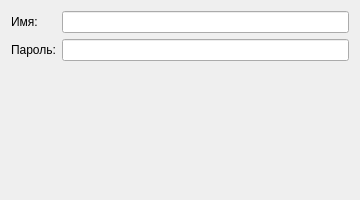
<?xml version="1.0" encoding="UTF-8"?>
<ui version="4.0"><class>Dialog</class><widget class="QDialog" name="Dialog"><property name="geometry"><rect><x>0</x><y>0</y><width>360</width><height>200</height></rect></property><property name="windowTitle"><string>#040 form/125_in_group</string></property><layout class="QFormLayout" name="formLayout"><item row="0" column="0"><widget class="QLabel" name="l1"><property name="text"><string>Имя:</string></property></widget></item><item row="0" column="1"><widget class="QLineEdit" name="e1"></widget></item><item row="1" column="0"><widget class="QLabel" name="l2"><property name="text"><string>Пароль:</string></property></widget></item><item row="1" column="1"><widget class="QLineEdit" name="e2"></widget></item></layout></widget></ui>
